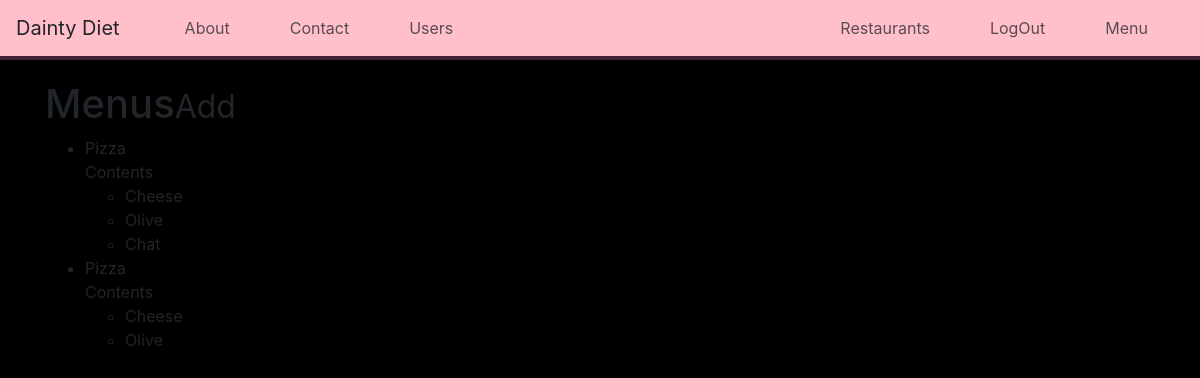
The app's page /items/ (signed in) with its own data.
### menus/models.py (models this page shows, shortened)
class Item(models.Model):
	user=models.ForeignKey(settings.AUTH_USER_MODEL, on_delete=models.CASCADE)
	restaurants=models.ForeignKey(RestaurantLocation, on_delete=models.CASCADE)
	name=models.CharField(max_length=120)
	contents=models.TextField(help_text='separate each item by comma')
	excludes=models.TextField(blank=True,null=True,help_text='separate each item by comma')
	public=models.BooleanField(default=True)
	timestamp=models.DateTimeField(auto_now_add=True)
	updated=models.DateTimeField(auto_now=True)
	def get_absolute_url(self):
		return reverse('menus:detail',kwargs={'pk':self.pk})
	class Meta:
		ordering=['-updated','-timestamp']
	def get_contents(self):
		return self.contents.split(',')

### menus/views.py (the view)
class ItemListView(LoginRequiredMixin,ListView):
	def get_queryset(self):
		return Item.objects.filter(user=self.request.user)

### menus/templates/menus/item_list.html (shortened to what this page needs)
{% extends 'base.html' %}
{% block content %}
<h1> Menus<small><a href="{% url 'menus:create' %}">Add</a></small></h1>
<ul>
{% for object in object_list %}
<li><a href="{{ object.get_absolute_url }}">{{object.name}}</a><br/>
{% if object.contents %}
Contents
<ul>
    {% for item in object.get_contents %}
    <li>{{item}}</li>
    {%endfor%}
</ul>
{% endif %}
</li>
{% empty %}
<a href="{% url 'menus:create' %}">Add One</a>
{% endfor %}
</ul>
{% endblock %}

### staticfiles/index.css (style rules this page uses)
body { background-color: black; }

### templates/base.html (style rules this page uses)
a { color: inherit; text-decoration: none; }

### records on screen
Item: name "Pizza", get_contents "Cheese" "Olive" "Chat"
Item: name "Pizza", get_contents "Cheese" "Olive"
